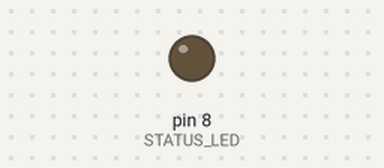
This sketch was run on a simulated Arduino Uno, built with avr-gcc and run on an emulated ATmega328P. Parts: output pins drawn as LEDs (lit = HIGH). What the sketch prints to the serial monitor is not drawn.

Above: at 0.1 s.
At 1.1 s:
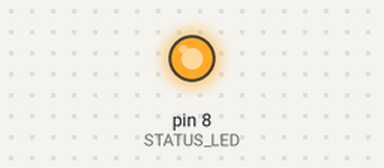
Timing chart, 0 to 2.6 s (numbered marks = the images above):
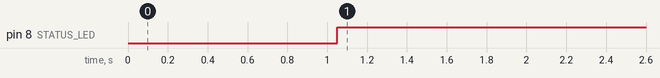

The sketch:

arduinoTransmitter.ino
```cpp
#include <PS2X_lib.h>

/* =========================================================================
 * MAIZE PLANTER: UNO TRANSMITTER (SAFE MODE)
 * ROLE: Robustly send data to ESP32, even if Controller is missing
 * ========================================================================= */

PS2X ps2x;
int error = 1; // Start with error state

// PS2 Pinout (Uno)
#define PS2_DAT 13
#define PS2_CMD 11
#define PS2_SEL 10
#define PS2_CLK 12

// LED for Status
#define STATUS_LED 8 // Using Pin 8 for LED since 13 is used by SPI/PS2

unsigned long lastAttempt = 0;

void setup() {
  Serial.begin(115200);
  pinMode(STATUS_LED, OUTPUT);
  delay(1000); // Wait for ESP32 to boot first
}

void loop() {
  // 1. Try to Connect/Read Controller
  // If we had an error previously, try to re-config every 1 second
  if (error != 0) {
    if (millis() - lastAttempt > 1000) {
      lastAttempt = millis();
      // Try to Config
      error = ps2x.config_gamepad(PS2_CLK, PS2_CMD, PS2_SEL, PS2_DAT, false, false);

      if (error == 0) {
        // Success!
        digitalWrite(STATUS_LED, HIGH);
      } else {
        digitalWrite(STATUS_LED, LOW);
      }
    }
    // While disconnected, send "Safe Center" values to ESP32
    // This keeps the link alive!
    Serial.println("<128,128,0>");
    delay(50);
    return;
  }

  // 2. Read Controller (If connected)
  bool success = ps2x.read_gamepad(false, 0);

  // If read fails, force a re-config next loop
  if (!success) {
    error = 1;
    return;
  }

  // 3. Get Values
  int LY = ps2x.Analog(PSS_LY);
  int RY = ps2x.Analog(PSS_RY);
  int btnCode = 0;

  if(ps2x.Button(PSB_BLUE))       btnCode = 1; // Cruise
  else if(ps2x.Button(PSB_L1))    btnCode = 2; // Left U
  else if(ps2x.Button(PSB_R1))    btnCode = 3; // Right U
  else if(ps2x.Button(PSB_GREEN)) btnCode = 4; // Brake
  else if(ps2x.Button(PSB_PINK))  btnCode = 5; // Actuator Up
  else if(ps2x.Button(PSB_RED))   btnCode = 6; // Actuator Down

  // 4. Send Packet
  Serial.print("<");
  Serial.print(LY); Serial.print(",");
  Serial.print(RY); Serial.print(",");
  Serial.print(btnCode);
  Serial.println(">");

  delay(20); // 50Hz Update
}
```

Measured:
- by itself, pin 8 (STATUS_LED): LOW → HIGH at 1.1 s
